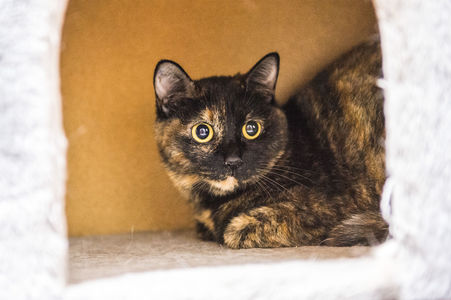
#> input picture day-096/cat.png, 451 x 300 px
$ python image-composite.py
#> lines starting #> are read from the running program, lines starting #| are printed output that depends on the picture
#!/usr/bin/env python3
# -*- coding: utf-8 -*-
"""
@author: 闲欢
"""
from PIL import Image

# 打开 cat.png
image1 = Image.open('cat.png')
#> image1 is the input picture: PIL image 451x300 RGB; mean R, G, B 180.5, 156.8, 132.5

# 打开 flower.jpg
image2 = Image.open('flower.jpg')
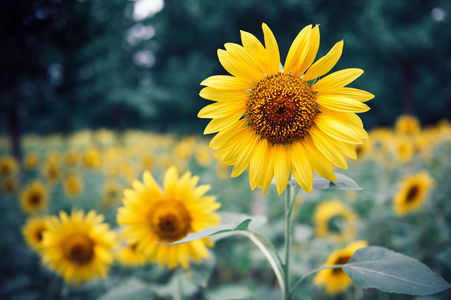
#> input picture day-096/flower.jpg, 451 x 300 px
#> image2 is the input picture: PIL image 451x300 RGB; mean R, G, B 110.1, 111.2, 69.8

# 分离image1的通道
r, g, b = image1.split()
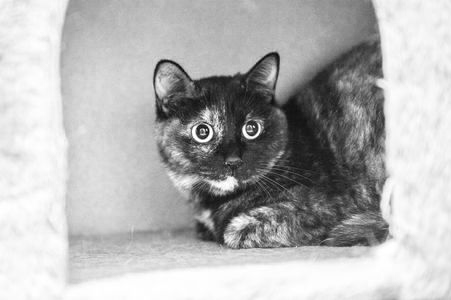
#> r: PIL image 451x300 L; min 6, max 255, mean 180.5
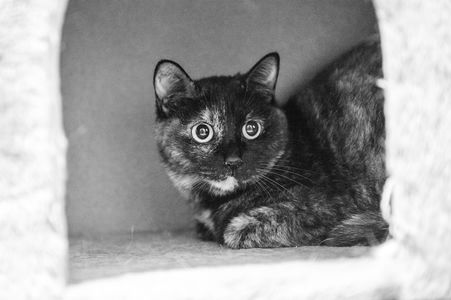
#> g: PIL image 451x300 L; min 3, max 255, mean 156.8
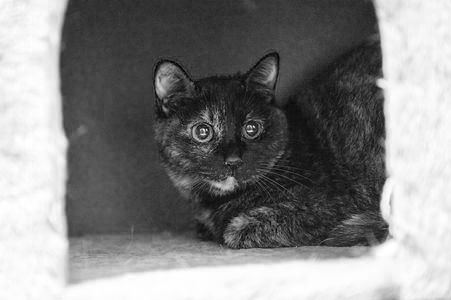
#> b: PIL image 451x300 L; min 0, max 255, mean 132.5

# 合成图像，获得 cat + flower
im = Image.composite(image1, image2, mask=b)
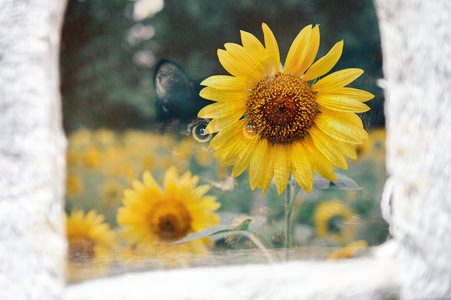
#> im: PIL image 451x300 RGB; mean R, G, B 174.8, 166.1, 132.8

image1.show()
image2.show()
im.show()
